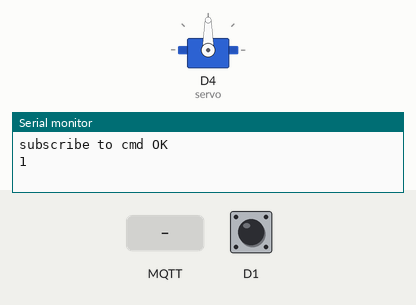
A sketch run on a simulated ESP8266 (NodeMCU). Parts: servo, the last lines printed to the serial monitor. The test bench sets the inputs (shaded band); at power-on: D1 HIGH. WiFi joins after 1.5 s; servers stay silent unless stated; random numbers use the default seed unless the sketch sets one; no MQTT or app messages arrive unless stated.

Above: at 2.7 s.
2.8 s: MQTT message "0" arrives on the first subscribed topic
At 15.8 s:
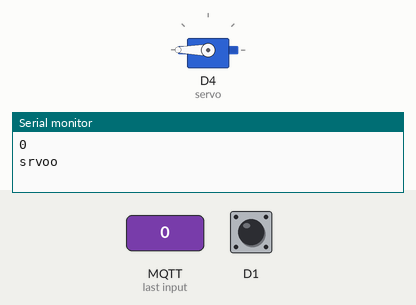
At 45.7 s:
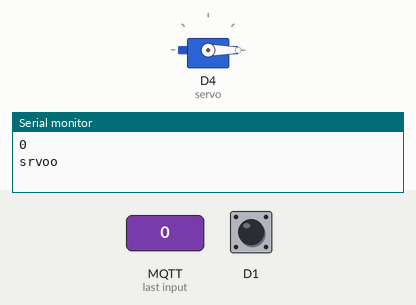
Timing chart, 0 to 46.0 s (numbered marks = the images above; inputs shaded):
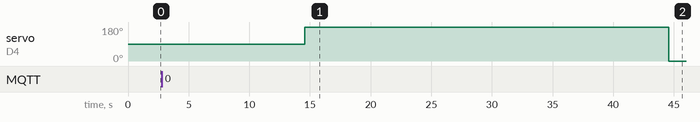

The sketch:

THEFT_NODEMCU.ino
```cpp
#include <ESP8266WiFi.h>
#include <WiFiClientSecure.h>
#include<SoftwareSerial.h>
#include <PubSubClient.h>
#include<Servo.h>

#define sw D1
#define ORG "om097i"
#define DEVICE_TYPE "ramya"
#define DEVICE_ID "4444"
#define TOKEN "9550044733"

String msg91_data;
String data,url,line;
double latitude, longitude;
int l;
String command;

void mqttConnect();
void publishData(double lati,double longi);
void callback(char* topic, byte* payload, unsigned int payloadLength);
const char publishTopic[] = "iot-2/evt/theft/fmt/json";
char server[] = ORG ".messaging.internetofthings.ibmcloud.com";
char topic[] = "iot-2/cmd/test/fmt/String";// cmd  REPRESENT command type AND COMMAND IS TEST OF FORMAT STRING
char authMethod[] = "use-token-auth";
char token[] = TOKEN;
char clientId[] = "d:" ORG ":" DEVICE_TYPE ":" DEVICE_ID;

WiFiClient wifiClient;
PubSubClient client(server, 1883, callback, wifiClient);

SoftwareSerial mySerial(D2,D3); // incoming sensor data
SoftwareSerial mySerial1(D5 ,D6); // retrieve mesg from these pins
String talkBackCommand,tbRequest,hostm,msgurl,url1;
Servo servo;
long randNumber;
int State ;

const char* ssid     = "GUEST";//Enter the ssid of your router
const char* password = "12345678";//Enter the password of your router   // changes must be done accordingly

int publishInterval = 5000; // 30 seconds
long lastPublishMillis;
void publishData();

void setup() {
  Serial.begin(115200);
  pinMode(D1,INPUT);
  mySerial.begin(115200);

   mySerial1.begin(115200);
  servo.attach(D4);


  delay(10);


  // We start by connecting to a WiFi network

  Serial.println();
  Serial.println();
  Serial.print("Connecting to ");
  Serial.println(ssid);

  WiFi.begin(ssid, password);

  while (WiFi.status() != WL_CONNECTED) {
    delay(500);
    Serial.print(".");
  }

  Serial.println("");
  Serial.println("WiFi connected");
  Serial.println("IP address: ");
  Serial.println(WiFi.localIP());
//  l=1;
  msg91();
  mqttConnect();
}

void loop()
{
 Sensor_Data();
delay(1000);

delay(1000);


delay(10000);

msg91();
 if (millis() - lastPublishMillis > publishInterval){
  {
    publishData();
    lastPublishMillis = millis();
  }

  if (!client.loop()) {
    mqttConnect();
  }
}
delay(2000);

}


/*......................................Sensor Data.....................................*/
void Sensor_Data()
{
   State = digitalRead(D1);
  Serial.println(State);
  if ( State == 0){
    randNumber = random(1000,9999);
  Serial.println(randNumber);
  url1="/api/sendhttp.php?mobiles=7013558600&authkey=282071A4LUSvtnxpl5d0c7c93&route=4&sender=TESTIN&message="+String(randNumber)+"&country=91";
   msgurl = url1;
  msggg();
  }
  delay(1000);
}
/*.....................................Uploading to Cloud...............................*/


void msg91(){


url1="/api/sendhttp.php?mobiles=7013558600&authkey=282071A4LUSvtnxpl5d0c7c93&route=4&sender=TESTIN&message="+String(randNumber)+"&country=91";
 msgurl = url1;
// thingspeak_host="api.msg91.com";
  if( mySerial1.available()>0){


//   msg91_data = mySerial1.readStringUntil('*');
//   Serial.println(msg91_data);

  if (mySerial1.find('#')){
     msg91_data = mySerial1.readStringUntil('*');
     Serial.println("data is available for message");
    Serial.println("found #");

l=1;
     Serial.println(msg91_data);
  }}
    if(l==1){

msggg();
    }
  l=0;
}


void msggg(){
  hostm="api.msg91.com";
  Serial.print("connecting to ");
  Serial.println(hostm);

  // Use WiFiClient class to create TCP connections
  WiFiClient client;
  const int httpPort = 80;
  if (!client.connect("api.msg91.com", httpPort)) {
    Serial.println("connection failed");
    return;
  }

  // We now create a URI for the request


  Serial.print("msgurl: ");
  Serial.println(msgurl);

  // This will send the request to the server
  client.print(String("GET ") + msgurl + " HTTP/1.1\r\n" +
               "Host: " +hostm + "\r\n" +
               "Connection: close\r\n\r\n");
  delay(1000);

  // Read all the lines of the reply from server and print them to Serial
  while(client.available()){
    String line = client.readStringUntil('\r');
    Serial.print(line);
  }
}
void publishData()
{
  if(!!!client.connected()){//if client is connected or not
    Serial.print("Reconnectng client to");
    Serial.println(server);
    while(!!!client.connect(clientId,authMethod,token)){ //if client not connected to abov credentials
      Serial.print(".");
      delay(500);
      delay(500);
    }
    Serial.println();
    }

  String payload = "{\"d\":{\"latitude\":";
  payload += latitude;
  payload += ",""\"longitude\":";
  payload +=  longitude;
  payload += "}}";


  Serial.print("\n");
  Serial.print("Sending payload: "); Serial.println(payload);

  if (client.publish(publishTopic, (char*) payload.c_str())) {
    Serial.println("Publish OK");
  } else {
    Serial.println("Publish FAILED");
  }
}
void callback(char* topic, byte* payload, unsigned int payloadLength) {
  Serial.print("callback invoked for topic: "); Serial.println(topic);

  for (int i = 0; i < payloadLength; i++) {
    //Serial.println((char)payload[i]);
    command += (char)payload[i];
  }
-
Serial.println(command);
if(command==String(randNumber))
{
    servo.write(180);
  Serial.println("srvoo");
  delay(30000);
 servo.write(0);
  }
command ="";
}


void mqttConnect() {
  if (!client.connected()) {
    Serial.print("Reconnecting MQTT client to "); Serial.println(server);
    while (!client.connect(clientId, authMethod, token)) {
      Serial.print(".");
      delay(500);
    }
    initManagedDevice();
    Serial.println();
  }
}
void initManagedDevice() {
  if (client.subscribe(topic)) {
   // Serial.println(client.subscribe(topic));
    Serial.println("subscribe to cmd OK");
  } else {
    Serial.println("subscribe to cmd FAILED");
  }
}
```

Measured:
- after the input at 2.8 s, servo on D4 (servo): 90° → 180° after 11.8 s, → 0° 30.0 s later
